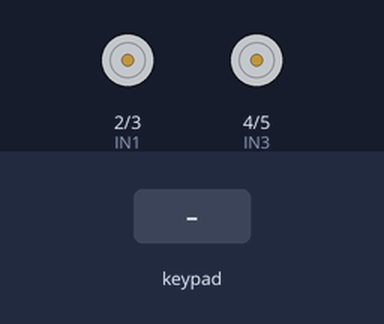
The sketch below on a simulated Arduino Uno, built with avr-gcc and run on an emulated ATmega328P. Parts: motor-driver pin pairs drawn as motors (green arrow = first pin HIGH = forward, orange = second pin HIGH = backward, longer = more drive, scaled by the enable pin). The inputs (shaded band) are chosen by the test bench.

Above: at 1.2 s.
1.3 s: key 'U' pressed
At 1.5 s:
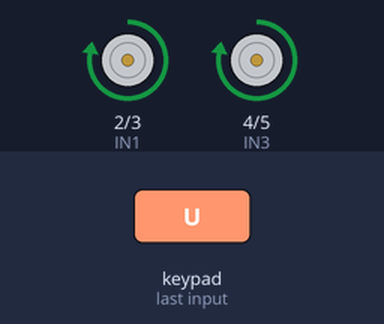
3.2 s: key 'D' pressed
At 3.4 s:
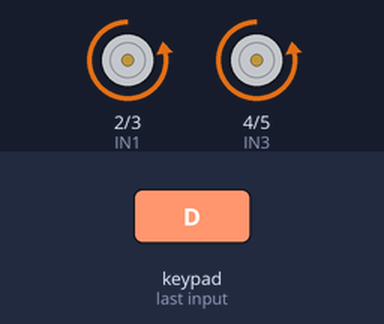
5.1 s: key 'L' pressed
At 5.3 s:
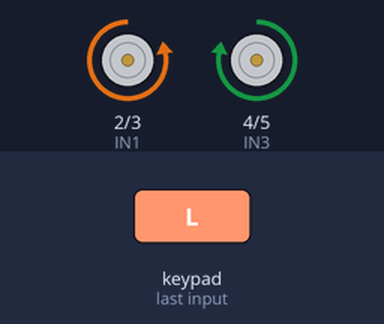
7.0 s: key 'R' pressed
At 7.2 s:
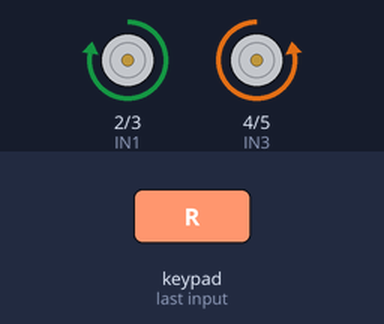
Timing chart, 0 to 9.9 s (numbered marks = the images above; inputs shaded):
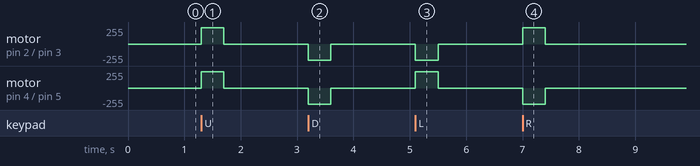

The sketch:

basicJoystickRobotSpeedControl.ino
```cpp
// Robot controlado por Bluetooth usando Dabble, Joystick y PWM para velocidad variable
// Modificado para incluir control de velocidad por A. Méndez (mendez@tec.mx)
//
// Esta versión utiliza el módulo "Joystick" de la app Dabble en lugar de solo las flechas.
// Esto nos permite controlar no solo la dirección, sino qué tan rápido se mueven los motores.
//
// REQUISITO DE HARDWARE:
// Para controlar la velocidad, necesitamos usar pines PWM (Pulse Width Modulation).
// El L298N tiene pines "ENA" y "ENB". Normalmente tienen un jumper plástico que los mantiene siempre
// a máxima velocidad. Para este código, RETIRA esos jumpers y conecta:
// ENA -> Pin 6 de Arduino (Motor Izquierdo)
// ENB -> Pin 9 de Arduino (Motor Derecho)

#define CUSTOM_SETTINGS
#define INCLUDE_GAMEPAD_MODULE
// incluimos la librería SoftwareSerial para la comunicación Bluetooth.
// si la línea marca un error, asegúrate de tener instalada la librería SoftwareSerial correctamente.
#include <SoftwareSerial.h>
// incluimos la librería Dabble para usar sus funciones.
// si la línea marca un error, asegúrate de tener instalada la librería Dabble correctamente.
#include <Dabble.h>

// Definición de pines para los motores
// Mantenemos IN1-IN4 para la dirección (pines digitales)
#define IN1 2
#define IN2 3
#define IN3 4
#define IN4 5

// Pines para control de velocidad (se requieren pines PWM)
// Los pines PWM en Arduino Uno suelen tener un símbolo "~" (3, 5, 6, 9, 10, 11)
#define ENA 6 // Control de velocidad Motor Izquierdo
#define ENB 9 // Control de velocidad Motor Derecho

void setup() {
  // configura la velocidad de transmisión Bluetooth.
  //Dabble usa 9600 por defecto. asigna los pines 7 y 8 para la comunicación SoftwareSerial.
  //Esto es necesario, pues si se usaran el 0 y 1, sería necesario desconectar el módulo Bluetooth cada vez que se quiera subir
  //un nuevo programa al Arduino.
  Dabble.begin(9600, 7, 8);
  // inicia la comunicación Bluetooth

  // Configurar pines de dirección como salida
  pinMode(IN1, OUTPUT);
  pinMode(IN2, OUTPUT);
  pinMode(IN3, OUTPUT);
  pinMode(IN4, OUTPUT);

  // Configurar pines de velocidad (PWM) como salida
  pinMode(ENA, OUTPUT);
  pinMode(ENB, OUTPUT);
}

void loop() {
  // Esta función procesa la entrada de Dabble
  Dabble.processInput();

  // Lógica del Joystick para control de velocidad y dirección
  // El Joystick de Dabble nos da valores en el eje X (izquierda/derecha) y Y (arriba/abajo).
  // Los valores van aproximadamente de -7 a 7.
  int xVal = GamePad.getXaxisData();
  int yVal = GamePad.getYaxisData();

  // Para controlar un robot tipo tanque (diferencial) con un solo joystick, usamos una mezcla:
  // Velocidad Izquierda = Y + X
  // Velocidad Derecha   = Y - X
  // Esto hace que al mover el joystick en diagonal, un motor gire más rápido que el otro, logrando un giro suave.
  int leftSpeed = yVal + xVal;
  int rightSpeed = yVal - xVal;

  // Ahora necesitamos "mapear" (convertir) estos valores pequeños (-7 a 7)
  // al rango que entiende el motor (0 a 255 para la velocidad PWM).
  // Multiplicamos por 30 para escalar aprox de 7 a 210, o usamos map().
  // Usaremos una constante de multiplicación simple para mantener el código limpio.
  leftSpeed = leftSpeed * 35;  // 7 * 35 = 245 (cerca del máximo 255)
  rightSpeed = rightSpeed * 35;

  // control del motor izquierdo
  if (leftSpeed > 0) {
    // Si el valor es positivo, vamos hacia adelante
    moveLeftMotor(leftSpeed, true);
  } else if (leftSpeed < 0) {
    // Si es negativo, vamos hacia atrás (pasamos el valor positivo usando abs())
    moveLeftMotor(abs(leftSpeed), false);
  } else {
    // Si es cero, frenamos
    stopLeftMotor();
  }

  // control del motor derecho
  if (rightSpeed > 0) {
    moveRightMotor(rightSpeed, true);
  } else if (rightSpeed < 0) {
    moveRightMotor(abs(rightSpeed), false);
  } else {
    stopRightMotor();
  }
}

// Funciones auxiliares para mover los motores con velocidad variable:
// Estas funciones están separadas para cada motor para que el código principal (loop) sea más fácil de leer.
// Estas funciones reciben la velocidad (0-255) y la dirección (true=adelante, false=atrás).

// función para mover el motor izquierdo
void moveLeftMotor(int speed, boolean forward) {
  // Nos aseguramos que la velocidad no pase de 255 (el límite de Arduino)
  if (speed > 255) speed = 255;

  // Escribimos la velocidad en el pin ENA
  analogWrite(ENA, speed);

  // Configuramos la dirección
  // Si forward es true, IN1=HIGH e IN2=LOW (adelante)
  // Si es false, IN1=LOW e IN2=HIGH (atrás)
  if (forward) {
    digitalWrite(IN1, HIGH);
    digitalWrite(IN2, LOW);
  } else {
    digitalWrite(IN1, LOW);
    digitalWrite(IN2, HIGH);
  }
}

//función para mover el motor derecho
void moveRightMotor(int speed, boolean forward) {
  if (speed > 255) speed = 255;

  // Escribimos la velocidad en el pin ENB
  analogWrite(ENB, speed);

  // Configuramos la dirección
  // Si forward es true, IN3=HIGH e IN4=LOW (adelante)
  // Si es false, IN3=LOW e IN4=HIGH (atrás)
  if (forward) {
    digitalWrite(IN3, HIGH);
    digitalWrite(IN4, LOW);
  } else {
    digitalWrite(IN3, LOW);
    digitalWrite(IN4, HIGH);
  }
}

//función para detener el motor izquierdo
void stopLeftMotor() {
  analogWrite(ENA, 0); // Velocidad 0
  digitalWrite(IN1, LOW);
  digitalWrite(IN2, LOW);
}

//función para detener el motor derecho
void stopRightMotor() {
  analogWrite(ENB, 0); // Velocidad 0
  digitalWrite(IN3, LOW);
  digitalWrite(IN4, LOW);
}

// Explicación adicional sobre el uso de PWM:
// PWM (Modulación por Ancho de Pulso) simula un voltaje análogo encendiendo y apagando el pin muy rápido.
// analogWrite(pin, 0) apaga el pin (0% de potencia).
// analogWrite(pin, 127) mantendría el pin encendido el 50% del tiempo, haciendo que el motor gire a la mitad de su potencia.
// analogWrite(pin, 255) es 100% de potencia.
// Recuerda que si la velocidad es muy baja (ej. menos de 60), es posible que los motores zumben pero no tengan fuerza para mover el robot.
// Si eso pasa, puedes añadir una "zona muerta" en el código para ignorar valores muy bajos.

// ¡Espero que disfrutes tu robot con control de velocidad variable!
// Ahora podrás hacer maniobras mucho más precisas y suaves. XD
// /A. Méndez
```

Measured:
- after the input at 1.3 s, motor on pin 2 (IN1) / pin 3 (IN2), motor on pin 4 (IN3) / pin 5 (IN4): stopped → forward 245/255 at once, → stopped 0.40 s later
- after the input at 3.2 s, motor on pin 2 (IN1) / pin 3 (IN2), motor on pin 4 (IN3) / pin 5 (IN4): stopped → backward 245/255 at once, → stopped 0.40 s later
- after the input at 5.1 s, motor on pin 2 (IN1) / pin 3 (IN2): stopped → backward 245/255 at once, → stopped 0.40 s later; motor on pin 4 (IN3) / pin 5 (IN4): stopped → forward 245/255 at once, → stopped 0.40 s later
- after the input at 7.0 s, motor on pin 2 (IN1) / pin 3 (IN2): stopped → forward 245/255 at once, → stopped 0.40 s later; motor on pin 4 (IN3) / pin 5 (IN4): stopped → backward 245/255 at once, → stopped 0.40 s later
